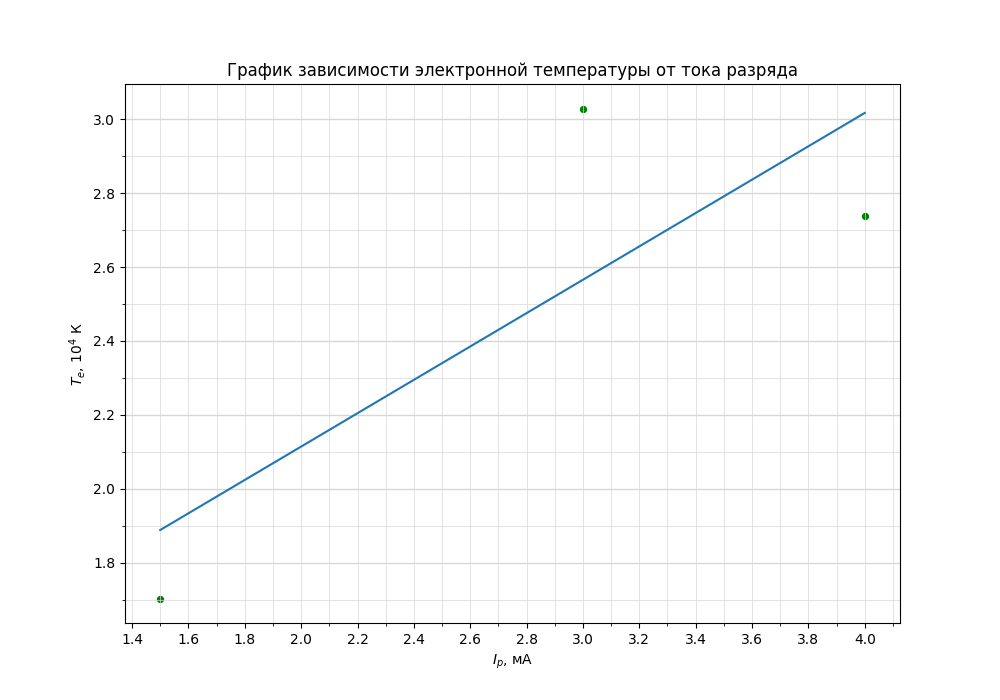

Recreate this plot in Python.
import numpy as np
import matplotlib.pyplot as plt
from matplotlib.ticker import MultipleLocator

plt.figure(figsize=(10,7))  #Размер изображения
plt.title('График зависимости электронной температуры от тока разряда') # Заголовок

x = [4, 3, 1.5] # Координата x
y = [2.739, 3.029, 1.703] # Координата y


plt.scatter(x, y, s=18, c='green')  # Экспериментальные точки на графике

plt.xlabel('$I_р$, мА') # Подпись абсцисс
plt.ylabel('$T_e$, $10^4$ К') # Подпись ординат

p = np.polyfit(x, y, deg=1) # Построение кривой по мнк
p_f = np.poly1d(p)
plt.plot(x, p_f(x))
print(p_f)


DP = 2
ax = plt.gca()

## Характеристики сетки

ax.yaxis.set_minor_locator(MultipleLocator(0.1))
ax.yaxis.set_major_locator(MultipleLocator(0.2))
ax.xaxis.set_minor_locator(MultipleLocator(0.1))
ax.xaxis.set_major_locator(MultipleLocator(0.2))
ax.yaxis.grid(True,'major',linewidth=2/DP,linestyle='-',color='#d7d7d7')
ax.xaxis.grid(True,'minor',linewidth=1/DP,linestyle='-',color='#d7d7d7')
ax.yaxis.grid(True,'minor',linewidth=1/DP,linestyle='-',color='#d7d7d7')
ax.xaxis.grid(True,'major',linewidth=1/DP,linestyle='-',color='#d7d7d7',zorder=0)

plt.savefig('TI')
